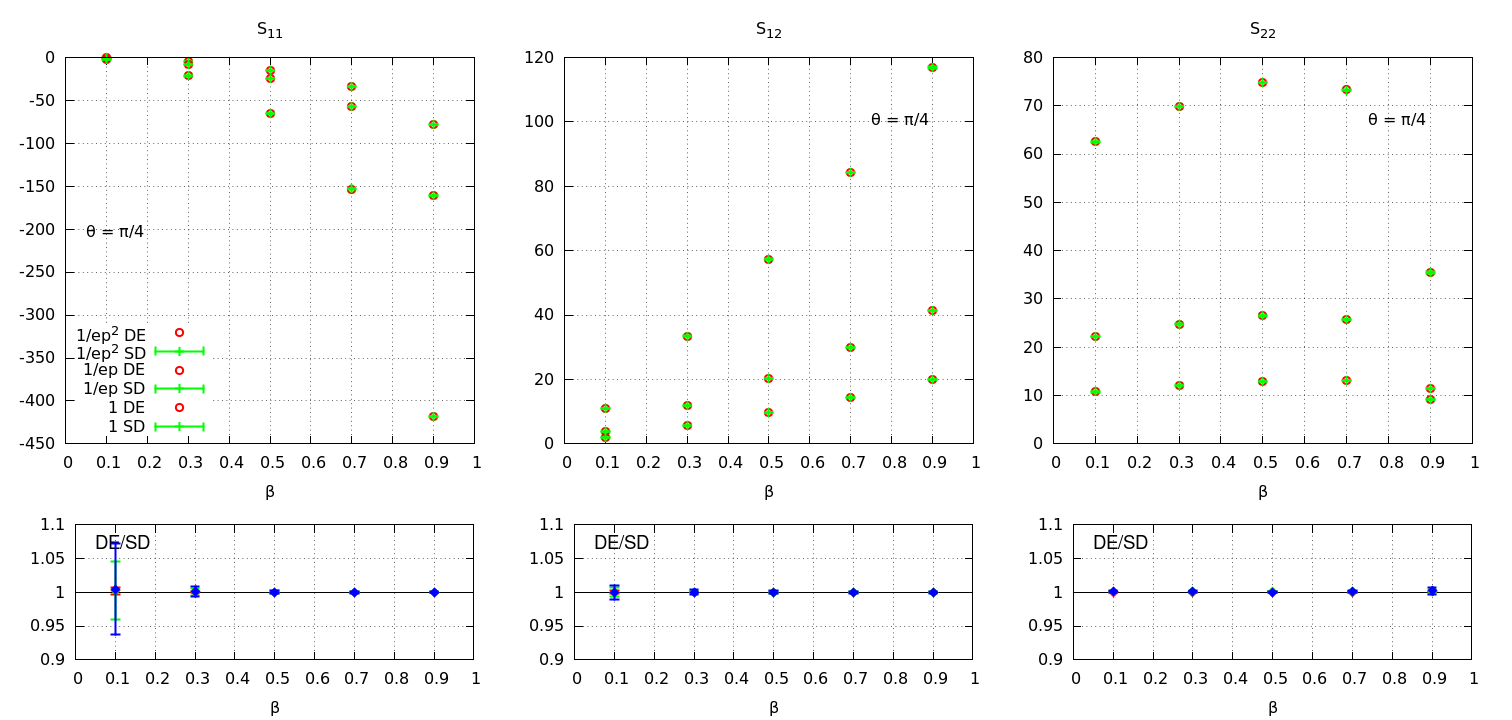

Recreate this plot in gnuplot.
#
 
set terminal pngcairo enhanced size 21in, 10in 
set output 'soft-function-qq-gbub-beta.png'

set multiplot

set ylabel ""
set xlabel "{/Symbol b}"
#set format y "10^{%T}"

set style line 1 lt 1 lw 2 pt 13 ps 1.2 lc rgb "red" 
set style line 2 lt 1 lw 2 pt 13 ps 1.2 lc rgb "green" 
set style line 3 lt 1 lw 2 pt 13 ps 1.2 lc rgb "blue" 
set style line 4 lt 1 lw 2 pt 13 ps 1.2 lc rgb "violet" 

set grid
set xrange [0:1]
set xtics 0.1
set size 0.333333, 0.7

#-----------------------------------------------------------------------------
#-----------------------------------------------------------------------------
#-- Plots
#-----------------------------------------------------------------------------
#-----------------------------------------------------------------------------
#-----------------------------------------------------------------------------
set origin 0,0.3
set key bottom left
set title 'S_{11}'
set label 2 "{/Symbol q} = {/Symbol p}/4" at graph 0.05, 0.55 left 
plot   \
  '../tablebub11.dat'       u 1:2         ls 1 pt 6 t '1/ep^2 DE',\
  '../tablebub11valid.dat'  u 1:2:5 w err ls 2 pt 1 t '1/ep^2 SD',\
  '../tablebub11.dat'       u 1:3         ls 1 pt 6 t '1/ep DE',\
  '../tablebub11valid.dat'  u 1:3:6 w err ls 2 pt 1 t '1/ep SD',\
  '../tablebub11.dat'       u 1:4         ls 1 pt 6 t '1 DE',\
  '../tablebub11valid.dat'  u 1:4:7 w err ls 2 pt 1 t '1 SD'

#-----------------------------------------------------------------------------
set origin 0.33,0.3
set key top left
set title 'S_{12}'
set label 2 "{/Symbol q} = {/Symbol p}/4" at graph 0.75, 0.84 left 
plot   \
  '../tablebub12.dat'       u 1:2         ls 1 pt 6 t '',\
  '../tablebub12valid.dat'  u 1:2:5 w err ls 2 pt 1 t '',\
  '../tablebub12.dat'       u 1:3         ls 1 pt 6 t '',\
  '../tablebub12valid.dat'  u 1:3:6 w err ls 2 pt 1 t '',\
  '../tablebub12.dat'       u 1:4         ls 1 pt 6 t '',\
  '../tablebub12valid.dat'  u 1:4:7 w err ls 2 pt 1 t ''


#-----------------------------------------------------------------------------
set origin 0.66,0.3
set key top left
set title 'S_{22}'

set label 2 "{/Symbol q} = {/Symbol p}/4" at graph 0.75, 0.84 left 
plot   \
  '../tablebub22.dat'       u 1:2         ls 1 pt 6 t '',\
  '../tablebub22valid.dat'  u 1:2:5 w err ls 2 pt 1 t '',\
  '../tablebub22.dat'       u 1:3         ls 1 pt 6 t '',\
  '../tablebub22valid.dat'  u 1:3:6 w err ls 2 pt 1 t '',\
  '../tablebub22.dat'       u 1:4         ls 1 pt 6 t '',\
  '../tablebub22valid.dat'  u 1:4:7 w err ls 2 pt 1 t ''


#-----------------------------------------------------------------------------
#-----------------------------------------------------------------------------
#-- Ratios
#-----------------------------------------------------------------------------
#-----------------------------------------------------------------------------
set size 0.333, 0.3
unset title
unset label 2

set origin 0,0.0
set yrange [0.9:1.1]
set label 3 "DE/SD" at graph 0.05, 0.9 left font "Helvetica,14"
plot   \
   1 lt -1 t '',\
  '<paste ../tablebub11.dat ../tablebub11valid.dat ' u 1:($2/$6):($9/$2)  w err ls 1 t '',\
  '<paste ../tablebub11.dat ../tablebub11valid.dat ' u 1:($3/$7):($10/$3) w err ls 2 t '',\
  '<paste ../tablebub11.dat ../tablebub11valid.dat ' u 1:($4/$8):($11/$4) w err ls 3 t ''


#-----------------------------------------------------------------------------
set origin 0.33,0.0
#set yrange [*:*]
plot   \
   1 lt -1 t '',\
  '<paste ../tablebub12.dat ../tablebub12valid.dat ' u 1:($2/$6):($9/$2)  w err ls 1 t '',\
  '<paste ../tablebub12.dat ../tablebub12valid.dat ' u 1:($3/$7):($10/$3) w err ls 2 t '',\
  '<paste ../tablebub12.dat ../tablebub12valid.dat ' u 1:($4/$8):($11/$4) w err ls 3 t ''


#-----------------------------------------------------------------------------
set origin 0.66,0.0
#set yrange [*:*]
plot   \
   1 lt -1 t '',\
  '<paste ../tablebub22.dat ../tablebub22valid.dat ' u 1:($2/$6):($9/$2)  w err ls 1 t '',\
  '<paste ../tablebub22.dat ../tablebub22valid.dat ' u 1:($3/$7):($10/$3) w err ls 2 t '',\
  '<paste ../tablebub22.dat ../tablebub22valid.dat ' u 1:($4/$8):($11/$4) w err ls 3 t ''

